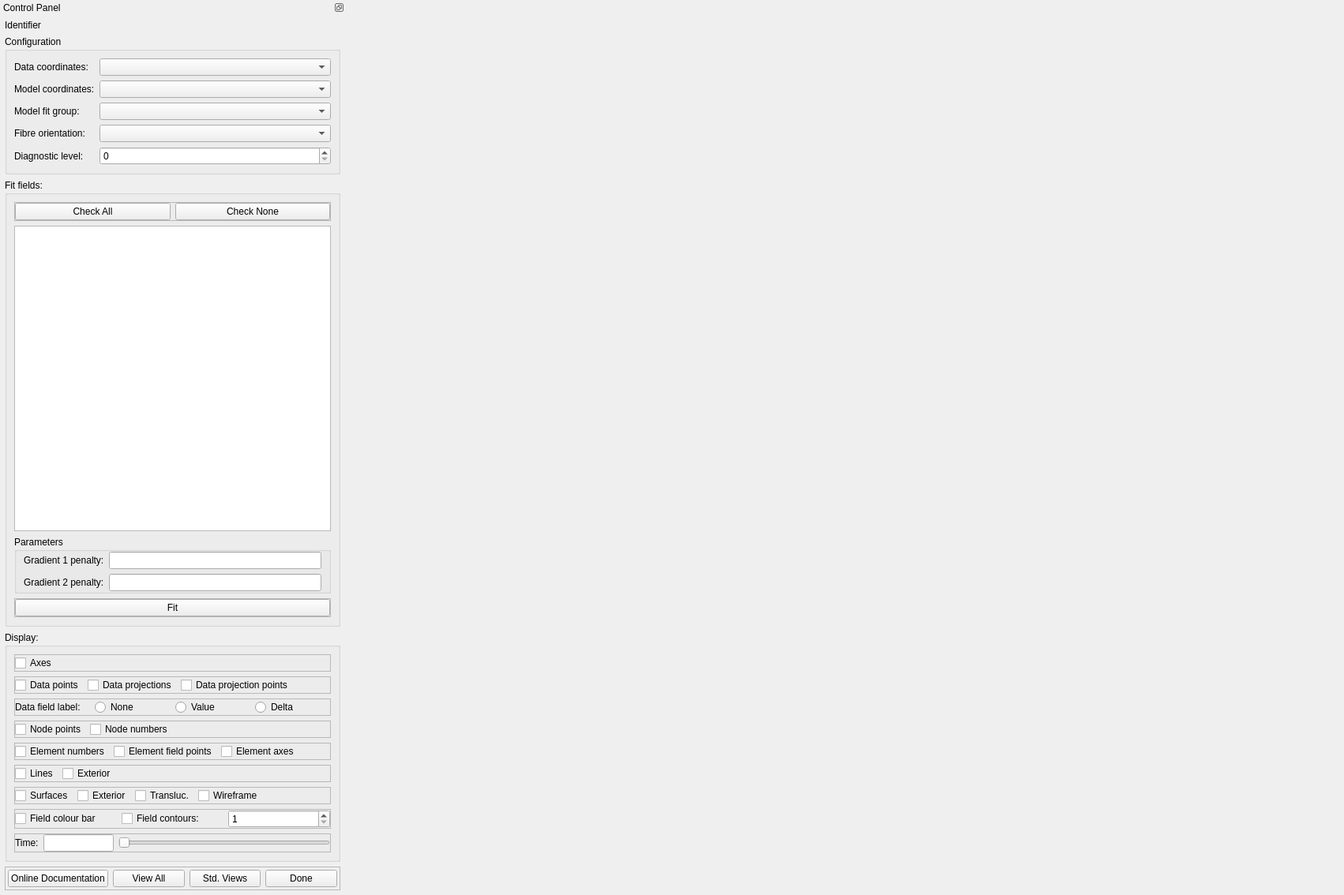
<?xml version="1.0" encoding="UTF-8"?>
<ui version="4.0">
 <class>FieldFitterWidget</class>
 <widget class="QWidget" name="FieldFitterWidget">
  <property name="geometry">
   <rect>
    <x>0</x>
    <y>0</y>
    <width>1702</width>
    <height>1134</height>
   </rect>
  </property>
  <property name="sizePolicy">
   <sizepolicy hsizetype="Preferred" vsizetype="Preferred">
    <horstretch>0</horstretch>
    <verstretch>0</verstretch>
   </sizepolicy>
  </property>
  <property name="minimumSize">
   <size>
    <width>0</width>
    <height>0</height>
   </size>
  </property>
  <property name="windowTitle">
   <string>Field Fitter</string>
  </property>
  <layout class="QHBoxLayout" name="horizontalLayout">
   <property name="spacing">
    <number>0</number>
   </property>
   <property name="margin">
    <number>0</number>
   </property>
   <item>
    <widget class="QDockWidget" name="dockWidget">
     <property name="sizePolicy">
      <sizepolicy hsizetype="Preferred" vsizetype="Preferred">
       <horstretch>0</horstretch>
       <verstretch>0</verstretch>
      </sizepolicy>
     </property>
     <property name="features">
      <set>QDockWidget::DockWidgetFloatable|QDockWidget::DockWidgetMovable</set>
     </property>
     <property name="allowedAreas">
      <set>Qt::AllDockWidgetAreas</set>
     </property>
     <property name="windowTitle">
      <string>Control Panel</string>
     </property>
     <widget class="QWidget" name="dockWidgetContents">
      <property name="sizePolicy">
       <sizepolicy hsizetype="Preferred" vsizetype="Expanding">
        <horstretch>0</horstretch>
        <verstretch>0</verstretch>
       </sizepolicy>
      </property>
      <layout class="QVBoxLayout" name="verticalLayout">
       <property name="spacing">
        <number>6</number>
       </property>
       <property name="margin">
        <number>6</number>
       </property>
       <item>
        <widget class="QLabel" name="identifier_label">
         <property name="sizePolicy">
          <sizepolicy hsizetype="Preferred" vsizetype="Preferred">
           <horstretch>0</horstretch>
           <verstretch>0</verstretch>
          </sizepolicy>
         </property>
         <property name="text">
          <string>Identifier</string>
         </property>
        </widget>
       </item>
       <item>
        <widget class="QGroupBox" name="configInitial_groupBox">
         <property name="sizePolicy">
          <sizepolicy hsizetype="Preferred" vsizetype="Preferred">
           <horstretch>0</horstretch>
           <verstretch>0</verstretch>
          </sizepolicy>
         </property>
         <property name="title">
          <string>Configuration</string>
         </property>
         <layout class="QFormLayout" name="formLayout">
          <property name="fieldGrowthPolicy">
           <enum>QFormLayout::AllNonFixedFieldsGrow</enum>
          </property>
          <item row="1" column="0">
           <widget class="QLabel" name="configModelCoordinates_label">
            <property name="text">
             <string>Model coordinates:</string>
            </property>
           </widget>
          </item>
          <item row="1" column="1">
           <widget class="FieldChooserWidget" name="configModelCoordinates_fieldChooser">
            <property name="sizePolicy">
             <sizepolicy hsizetype="Expanding" vsizetype="Preferred">
              <horstretch>0</horstretch>
              <verstretch>0</verstretch>
             </sizepolicy>
            </property>
           </widget>
          </item>
          <item row="3" column="0">
           <widget class="QLabel" name="configFibreOrientation_label">
            <property name="text">
             <string>Fibre orientation:</string>
            </property>
           </widget>
          </item>
          <item row="3" column="1">
           <widget class="FieldChooserWidget" name="configFibreOrientation_fieldChooser">
            <property name="toolTip">
             <string>&lt;html&gt;&lt;head/&gt;&lt;body&gt;&lt;p&gt;Field supplying Euler angles to rotate local 'fibre' axes on which strain and curvature penalties are applied. Clear to apply on global x, y, z axes. Required for fitting 2D meshes with 3 coordinate components.&lt;/p&gt;&lt;/body&gt;&lt;/html&gt;</string>
            </property>
           </widget>
          </item>
          <item row="6" column="0">
           <widget class="QLabel" name="configDiagnosticLevel_label">
            <property name="text">
             <string>Diagnostic level:</string>
            </property>
           </widget>
          </item>
          <item row="6" column="1">
           <widget class="QSpinBox" name="configDiagnosticLevel_spinBox">
            <property name="maximum">
             <number>2</number>
            </property>
           </widget>
          </item>
          <item row="2" column="0">
           <widget class="QLabel" name="configModelFitGroup_label">
            <property name="text">
             <string>Model fit group:</string>
            </property>
           </widget>
          </item>
          <item row="2" column="1">
           <widget class="FieldChooserWidget" name="configModelFitGroup_fieldChooser">
            <property name="sizePolicy">
             <sizepolicy hsizetype="Expanding" vsizetype="Preferred">
              <horstretch>0</horstretch>
              <verstretch>0</verstretch>
             </sizepolicy>
            </property>
           </widget>
          </item>
          <item row="0" column="0">
           <widget class="QLabel" name="configDataCoordinates_label">
            <property name="text">
             <string>Data coordinates:</string>
            </property>
           </widget>
          </item>
          <item row="0" column="1">
           <widget class="FieldChooserWidget" name="configDataCoordinates_fieldChooser">
            <property name="sizePolicy">
             <sizepolicy hsizetype="Expanding" vsizetype="Preferred">
              <horstretch>0</horstretch>
              <verstretch>0</verstretch>
             </sizepolicy>
            </property>
           </widget>
          </item>
         </layout>
        </widget>
       </item>
       <item>
        <widget class="QGroupBox" name="fitFields_groupBox">
         <property name="sizePolicy">
          <sizepolicy hsizetype="Preferred" vsizetype="Expanding">
           <horstretch>0</horstretch>
           <verstretch>0</verstretch>
          </sizepolicy>
         </property>
         <property name="title">
          <string>Fit fields:</string>
         </property>
         <layout class="QVBoxLayout" name="verticalLayout_2">
          <item>
           <widget class="QFrame" name="fitFieldsCheck_frame">
            <property name="frameShape">
             <enum>QFrame::StyledPanel</enum>
            </property>
            <property name="frameShadow">
             <enum>QFrame::Raised</enum>
            </property>
            <layout class="QHBoxLayout" name="horizontalLayout_10">
             <property name="margin">
              <number>0</number>
             </property>
             <item>
              <widget class="QPushButton" name="fitFieldsCheckAll_pushButton">
               <property name="text">
                <string>Check All</string>
               </property>
              </widget>
             </item>
             <item>
              <widget class="QPushButton" name="fitFieldsCheckNone_pushButton">
               <property name="text">
                <string>Check None</string>
               </property>
              </widget>
             </item>
            </layout>
           </widget>
          </item>
          <item>
           <widget class="QListView" name="fitFields_listView">
            <property name="sizePolicy">
             <sizepolicy hsizetype="Expanding" vsizetype="Expanding">
              <horstretch>0</horstretch>
              <verstretch>0</verstretch>
             </sizepolicy>
            </property>
            <property name="toolTip">
             <string>&lt;html&gt;&lt;head/&gt;&lt;body&gt;&lt;p&gt;Check fields for fitting.&lt;/p&gt;&lt;/body&gt;&lt;/html&gt;</string>
            </property>
           </widget>
          </item>
          <item>
           <widget class="QGroupBox" name="parameters_groupBox">
            <property name="sizePolicy">
             <sizepolicy hsizetype="Preferred" vsizetype="Preferred">
              <horstretch>0</horstretch>
              <verstretch>0</verstretch>
             </sizepolicy>
            </property>
            <property name="title">
             <string>Parameters</string>
            </property>
            <layout class="QFormLayout" name="groupSettings_Layout">
             <property name="fieldGrowthPolicy">
              <enum>QFormLayout::AllNonFixedFieldsGrow</enum>
             </property>
             <property name="topMargin">
              <number>0</number>
             </property>
             <property name="bottomMargin">
              <number>0</number>
             </property>
             <item row="1" column="1">
              <widget class="QLineEdit" name="parametersGradient1Penalty_lineEdit"/>
             </item>
             <item row="2" column="1">
              <widget class="QLineEdit" name="parametersGradient2Penalty_lineEdit"/>
             </item>
             <item row="1" column="0">
              <widget class="QLabel" name="parametersGradient1Penalty_label">
               <property name="text">
                <string>Gradient 1 penalty:</string>
               </property>
              </widget>
             </item>
             <item row="2" column="0">
              <widget class="QLabel" name="parametersGradient2Penalty_label">
               <property name="text">
                <string>Gradient 2 penalty:</string>
               </property>
              </widget>
             </item>
            </layout>
           </widget>
          </item>
          <item>
           <widget class="QFrame" name="controls_frame">
            <property name="frameShape">
             <enum>QFrame::StyledPanel</enum>
            </property>
            <property name="frameShadow">
             <enum>QFrame::Raised</enum>
            </property>
            <layout class="QHBoxLayout" name="horizontalLayout_7">
             <property name="margin">
              <number>0</number>
             </property>
             <item>
              <widget class="QPushButton" name="controlsFit_pushButton">
               <property name="toolTip">
                <string>&lt;html&gt;&lt;head/&gt;&lt;body&gt;&lt;p&gt;Fit currently highlighted field.&lt;/p&gt;&lt;/body&gt;&lt;/html&gt;</string>
               </property>
               <property name="text">
                <string>Fit</string>
               </property>
              </widget>
             </item>
            </layout>
           </widget>
          </item>
         </layout>
        </widget>
       </item>
       <item>
        <widget class="QGroupBox" name="display_groupBox">
         <property name="sizePolicy">
          <sizepolicy hsizetype="Preferred" vsizetype="Preferred">
           <horstretch>0</horstretch>
           <verstretch>0</verstretch>
          </sizepolicy>
         </property>
         <property name="title">
          <string>Display:</string>
         </property>
         <layout class="QVBoxLayout" name="verticalLayout_7">
          <item>
           <widget class="QFrame" name="displayMisc_frame">
            <property name="frameShape">
             <enum>QFrame::StyledPanel</enum>
            </property>
            <property name="frameShadow">
             <enum>QFrame::Raised</enum>
            </property>
            <layout class="QHBoxLayout" name="horizontalLayout_8">
             <property name="margin">
              <number>0</number>
             </property>
             <item>
              <widget class="QCheckBox" name="displayAxes_checkBox">
               <property name="text">
                <string>Axes</string>
               </property>
              </widget>
             </item>
             <item>
              <spacer name="displaytMisc_horizontalSpacer">
               <property name="orientation">
                <enum>Qt::Horizontal</enum>
               </property>
               <property name="sizeHint" stdset="0">
                <size>
                 <width>40</width>
                 <height>20</height>
                </size>
               </property>
              </spacer>
             </item>
            </layout>
           </widget>
          </item>
          <item>
           <widget class="QFrame" name="displayData_frame">
            <property name="frameShape">
             <enum>QFrame::StyledPanel</enum>
            </property>
            <property name="frameShadow">
             <enum>QFrame::Raised</enum>
            </property>
            <layout class="QHBoxLayout" name="horizontalLayout_9">
             <property name="margin">
              <number>0</number>
             </property>
             <item>
              <widget class="QCheckBox" name="displayDataPoints_checkBox">
               <property name="text">
                <string>Data points</string>
               </property>
              </widget>
             </item>
             <item>
              <widget class="QCheckBox" name="displayDataProjections_checkBox">
               <property name="text">
                <string>Data projections</string>
               </property>
              </widget>
             </item>
             <item>
              <widget class="QCheckBox" name="displayDataProjectionPoints_checkBox">
               <property name="text">
                <string>Data projection points</string>
               </property>
              </widget>
             </item>
             <item>
              <spacer name="displayData_horizontalSpacer">
               <property name="orientation">
                <enum>Qt::Horizontal</enum>
               </property>
               <property name="sizeHint" stdset="0">
                <size>
                 <width>40</width>
                 <height>20</height>
                </size>
               </property>
              </spacer>
             </item>
            </layout>
           </widget>
          </item>
          <item>
           <widget class="QFrame" name="displayDataField_frame">
            <property name="frameShape">
             <enum>QFrame::StyledPanel</enum>
            </property>
            <property name="frameShadow">
             <enum>QFrame::Raised</enum>
            </property>
            <layout class="QHBoxLayout" name="horizontalLayout_12">
             <property name="margin">
              <number>0</number>
             </property>
             <item>
              <widget class="QLabel" name="displayDataFieldLabels_label">
               <property name="text">
                <string>Data field label:</string>
               </property>
              </widget>
             </item>
             <item>
              <widget class="QRadioButton" name="displayDataFieldLabelsNone_radioButton">
               <property name="text">
                <string>None</string>
               </property>
              </widget>
             </item>
             <item>
              <widget class="QRadioButton" name="displayDataFieldLabelsValue_radioButton">
               <property name="text">
                <string>Value</string>
               </property>
              </widget>
             </item>
             <item>
              <widget class="QRadioButton" name="displayDataFieldLabelsDelta_radioButton">
               <property name="text">
                <string>Delta</string>
               </property>
              </widget>
             </item>
            </layout>
           </widget>
          </item>
          <item>
           <widget class="QFrame" name="displayNodes_frame">
            <property name="frameShape">
             <enum>QFrame::StyledPanel</enum>
            </property>
            <property name="frameShadow">
             <enum>QFrame::Raised</enum>
            </property>
            <layout class="QHBoxLayout" name="horizontalLayout_6">
             <property name="margin">
              <number>0</number>
             </property>
             <item>
              <widget class="QCheckBox" name="displayNodePoints_checkBox">
               <property name="text">
                <string>Node points</string>
               </property>
              </widget>
             </item>
             <item>
              <widget class="QCheckBox" name="displayNodeNumbers_checkBox">
               <property name="sizePolicy">
                <sizepolicy hsizetype="Minimum" vsizetype="Fixed">
                 <horstretch>0</horstretch>
                 <verstretch>0</verstretch>
                </sizepolicy>
               </property>
               <property name="text">
                <string>Node numbers</string>
               </property>
              </widget>
             </item>
             <item>
              <spacer name="displayNodes_horizontalSpacer">
               <property name="orientation">
                <enum>Qt::Horizontal</enum>
               </property>
               <property name="sizeHint" stdset="0">
                <size>
                 <width>40</width>
                 <height>20</height>
                </size>
               </property>
              </spacer>
             </item>
            </layout>
           </widget>
          </item>
          <item>
           <widget class="QFrame" name="displayElements_frame">
            <property name="frameShape">
             <enum>QFrame::StyledPanel</enum>
            </property>
            <property name="frameShadow">
             <enum>QFrame::Raised</enum>
            </property>
            <layout class="QHBoxLayout" name="horizontalLayout_4">
             <property name="margin">
              <number>0</number>
             </property>
             <item>
              <widget class="QCheckBox" name="displayElementNumbers_checkBox">
               <property name="text">
                <string>Element numbers</string>
               </property>
              </widget>
             </item>
             <item>
              <widget class="QCheckBox" name="displayElementFieldPoints_checkBox">
               <property name="text">
                <string>Element field points</string>
               </property>
              </widget>
             </item>
             <item>
              <widget class="QCheckBox" name="displayElementAxes_checkBox">
               <property name="sizePolicy">
                <sizepolicy hsizetype="Minimum" vsizetype="Fixed">
                 <horstretch>0</horstretch>
                 <verstretch>0</verstretch>
                </sizepolicy>
               </property>
               <property name="text">
                <string>Element axes</string>
               </property>
              </widget>
             </item>
             <item>
              <spacer name="displayElements_horizontalSpacer">
               <property name="orientation">
                <enum>Qt::Horizontal</enum>
               </property>
               <property name="sizeHint" stdset="0">
                <size>
                 <width>40</width>
                 <height>20</height>
                </size>
               </property>
              </spacer>
             </item>
            </layout>
           </widget>
          </item>
          <item>
           <widget class="QFrame" name="displayLines_frame">
            <property name="frameShape">
             <enum>QFrame::StyledPanel</enum>
            </property>
            <property name="frameShadow">
             <enum>QFrame::Raised</enum>
            </property>
            <layout class="QHBoxLayout" name="horizontalLayout_5">
             <property name="margin">
              <number>0</number>
             </property>
             <item>
              <widget class="QCheckBox" name="displayLines_checkBox">
               <property name="text">
                <string>Lines</string>
               </property>
              </widget>
             </item>
             <item>
              <widget class="QCheckBox" name="displayLinesExterior_checkBox">
               <property name="sizePolicy">
                <sizepolicy hsizetype="Minimum" vsizetype="Fixed">
                 <horstretch>0</horstretch>
                 <verstretch>0</verstretch>
                </sizepolicy>
               </property>
               <property name="text">
                <string>Exterior</string>
               </property>
              </widget>
             </item>
             <item>
              <spacer name="displayLines_horizontalSpacer">
               <property name="orientation">
                <enum>Qt::Horizontal</enum>
               </property>
               <property name="sizeHint" stdset="0">
                <size>
                 <width>40</width>
                 <height>20</height>
                </size>
               </property>
              </spacer>
             </item>
            </layout>
           </widget>
          </item>
          <item>
           <widget class="QFrame" name="displaySurfaces_frame">
            <property name="frameShape">
             <enum>QFrame::StyledPanel</enum>
            </property>
            <property name="frameShadow">
             <enum>QFrame::Raised</enum>
            </property>
            <layout class="QHBoxLayout" name="horizontalLayout_3">
             <property name="margin">
              <number>0</number>
             </property>
             <item>
              <widget class="QCheckBox" name="displaySurfaces_checkBox">
               <property name="text">
                <string>Surfaces</string>
               </property>
              </widget>
             </item>
             <item>
              <widget class="QCheckBox" name="displaySurfacesExterior_checkBox">
               <property name="sizePolicy">
                <sizepolicy hsizetype="Minimum" vsizetype="Fixed">
                 <horstretch>0</horstretch>
                 <verstretch>0</verstretch>
                </sizepolicy>
               </property>
               <property name="text">
                <string>Exterior</string>
               </property>
              </widget>
             </item>
             <item>
              <widget class="QCheckBox" name="displaySurfacesTranslucent_checkBox">
               <property name="sizePolicy">
                <sizepolicy hsizetype="Minimum" vsizetype="Fixed">
                 <horstretch>0</horstretch>
                 <verstretch>0</verstretch>
                </sizepolicy>
               </property>
               <property name="text">
                <string>Transluc.</string>
               </property>
              </widget>
             </item>
             <item>
              <widget class="QCheckBox" name="displaySurfacesWireframe_checkBox">
               <property name="sizePolicy">
                <sizepolicy hsizetype="Minimum" vsizetype="Fixed">
                 <horstretch>0</horstretch>
                 <verstretch>0</verstretch>
                </sizepolicy>
               </property>
               <property name="text">
                <string>Wireframe</string>
               </property>
              </widget>
             </item>
             <item>
              <spacer name="displaySurfaces_horizontalSpacer">
               <property name="orientation">
                <enum>Qt::Horizontal</enum>
               </property>
               <property name="sizeHint" stdset="0">
                <size>
                 <width>40</width>
                 <height>20</height>
                </size>
               </property>
              </spacer>
             </item>
            </layout>
           </widget>
          </item>
          <item>
           <widget class="QFrame" name="displayField_frame">
            <property name="frameShape">
             <enum>QFrame::StyledPanel</enum>
            </property>
            <property name="frameShadow">
             <enum>QFrame::Raised</enum>
            </property>
            <layout class="QHBoxLayout" name="horizontalLayout_11">
             <property name="margin">
              <number>0</number>
             </property>
             <item>
              <widget class="QCheckBox" name="displayFieldColourBar_checkBox">
               <property name="text">
                <string>Field colour bar</string>
               </property>
              </widget>
             </item>
             <item>
              <widget class="QCheckBox" name="displayFieldContours_checkBox">
               <property name="text">
                <string>Field contours:</string>
               </property>
              </widget>
             </item>
             <item>
              <widget class="QSpinBox" name="displayFieldContoursCount_spinBox">
               <property name="minimum">
                <number>1</number>
               </property>
               <property name="maximum">
                <number>100</number>
               </property>
              </widget>
             </item>
            </layout>
           </widget>
          </item>
          <item>
           <widget class="QFrame" name="displayTime_frame">
            <property name="frameShape">
             <enum>QFrame::StyledPanel</enum>
            </property>
            <property name="frameShadow">
             <enum>QFrame::Raised</enum>
            </property>
            <layout class="QHBoxLayout" name="horizontalLayout_13">
             <property name="margin">
              <number>0</number>
             </property>
             <item>
              <widget class="QLabel" name="displayTime_label">
               <property name="text">
                <string>Time:</string>
               </property>
              </widget>
             </item>
             <item>
              <widget class="QLineEdit" name="displayTime_lineEdit">
               <property name="sizePolicy">
                <sizepolicy hsizetype="Expanding" vsizetype="Fixed">
                 <horstretch>1</horstretch>
                 <verstretch>0</verstretch>
                </sizepolicy>
               </property>
              </widget>
             </item>
             <item>
              <widget class="QSlider" name="displayTime_horizontalSlider">
               <property name="sizePolicy">
                <sizepolicy hsizetype="Expanding" vsizetype="Fixed">
                 <horstretch>3</horstretch>
                 <verstretch>0</verstretch>
                </sizepolicy>
               </property>
               <property name="orientation">
                <enum>Qt::Horizontal</enum>
               </property>
               <property name="tickPosition">
                <enum>QSlider::NoTicks</enum>
               </property>
              </widget>
             </item>
            </layout>
           </widget>
          </item>
         </layout>
        </widget>
       </item>
       <item>
        <widget class="QFrame" name="bottom_frame">
         <property name="frameShape">
          <enum>QFrame::StyledPanel</enum>
         </property>
         <property name="frameShadow">
          <enum>QFrame::Raised</enum>
         </property>
         <layout class="QHBoxLayout" name="horizontalLayout_2">
          <property name="margin">
           <number>3</number>
          </property>
        <item>
       <widget class="QPushButton" name="pushButtonDocumentation">
        <property name="text">
         <string>Online Documentation</string>
        </property>
       </widget>
      </item>
          <item>
           <widget class="QPushButton" name="viewAll_pushButton">
            <property name="text">
             <string>View All</string>
            </property>
           </widget>
          </item>
          <item>
           <widget class="QPushButton" name="stdViews_pushButton">
            <property name="text">
             <string>Std. Views</string>
            </property>
           </widget>
          </item>
          <item>
           <widget class="QPushButton" name="done_pushButton">
            <property name="sizePolicy">
             <sizepolicy hsizetype="Minimum" vsizetype="Fixed">
              <horstretch>0</horstretch>
              <verstretch>0</verstretch>
             </sizepolicy>
            </property>
            <property name="toolTip">
             <string>&lt;html&gt;&lt;head/&gt;&lt;body&gt;&lt;p&gt;Fit all checked fields and end step.&lt;/p&gt;&lt;/body&gt;&lt;/html&gt;</string>
            </property>
            <property name="text">
             <string>Done</string>
            </property>
           </widget>
          </item>
         </layout>
        </widget>
       </item>
      </layout>
     </widget>
    </widget>
   </item>
   <item>
    <widget class="SceneviewerWidget" name="sceneviewerwidget" native="true">
     <property name="sizePolicy">
      <sizepolicy hsizetype="Expanding" vsizetype="Expanding">
       <horstretch>1</horstretch>
       <verstretch>1</verstretch>
      </sizepolicy>
     </property>
     <property name="autoFillBackground">
      <bool>false</bool>
     </property>
    </widget>
   </item>
  </layout>
 </widget>
 <customwidgets>
  <customwidget>
   <class>FieldChooserWidget</class>
   <extends>QComboBox</extends>
   <header>opencmiss/zincwidgets/fieldchooserwidget.h</header>
  </customwidget>
  <customwidget>
   <class>SceneviewerWidget</class>
   <extends>QWidget</extends>
   <header>opencmiss/zincwidgets/sceneviewerwidget.h</header>
   <container>1</container>
  </customwidget>
 </customwidgets>
 <resources/>
 <connections/>
</ui>
